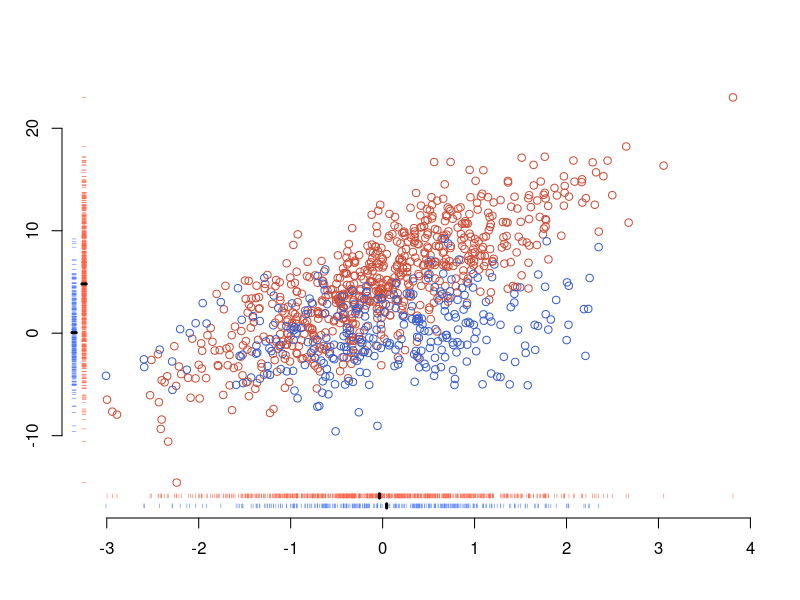

Source code (R):
#' # Scatterplot with marginal rugs #
#'
#' When we want to compare the distributions of two variables in a scatterplot, sometimes it is hard to see the marginal distributions.
#' To observe the marginal distributions more clearly, we can add "rugs" using the `rug` function.
#' A rug is a one-dimensional density plot drawn on the axis of a plot.
#'
#' Let's start with some data for two groups.
set.seed(1)
x1 <- rnorm(1000)
x2 <- rbinom(1000,1,.7)
y <- x1 + 5*x2 + 3*(x1*x2) + rnorm(1000,0,3)
#'
#' We can plot the scatterplot for each group separately in red and blue.
#' We can then add some marginal "rugs" to each side. We could do this for all the data or separately for each group.
#' To do it separately for each group, we need to specify the `line` parameter so that the rugs don't overwrite each other.
plot(x1[x2==1], y[x2==1], col='tomato3',
    xaxt='n', yaxt='n', xlab='', ylab='', bty='n')
points(y[x2==0]~x1[x2==0], col='royalblue3')
# x-axis rugs for each group
rug(x1[x2==1], side=1, line=0, col='tomato1', tck=.01)
rug(x1[x2==0], side=1, line=.5, col='royalblue1', tck=.01)
# y-axis rugs for each group
rug(y[x2==1], side=2, line=0, col='tomato1', tck=.01)
rug(y[x2==0], side=2, line=.5, col='royalblue1', tck=.01)
#' Note: The `tck` parameter specifies how tall the rug is. A shorter rug uses less ink to communicate the same information.
#' Then we can add some axes a little farther out than they normally would be on the plots:
axis(1, line=1)
axis(2, line=1)
#'
#' We might also want to add some more descriptives to the plot. For example, the marginal means for each group:
# means(on x-axis rugs)
Axis(at=mean(x1[x2==1]),side=1, line=0, labels='', col='black', lwd.ticks=3, tck=0.01)
Axis(at=mean(x1[x2==0]),side=1, line=.5, labels='', col='black', lwd.ticks=3, tck=0.01)
# means(on y-axis rugs)
Axis(at=mean(y[x2==1]),side=2, line=0, labels='', col='black', lwd.ticks=3, tck=0.01)
Axis(at=mean(y[x2==0]),side=2, line=.5, labels='', col='black', lwd.ticks=3, tck=0.01)
#' As should be clear, the means of `x1` are similar in both groups, but the means of `y` in each group differ considerably.
#' By combining the scatterplot with the rug, we are able to communicate considerable information with little ink.
#'